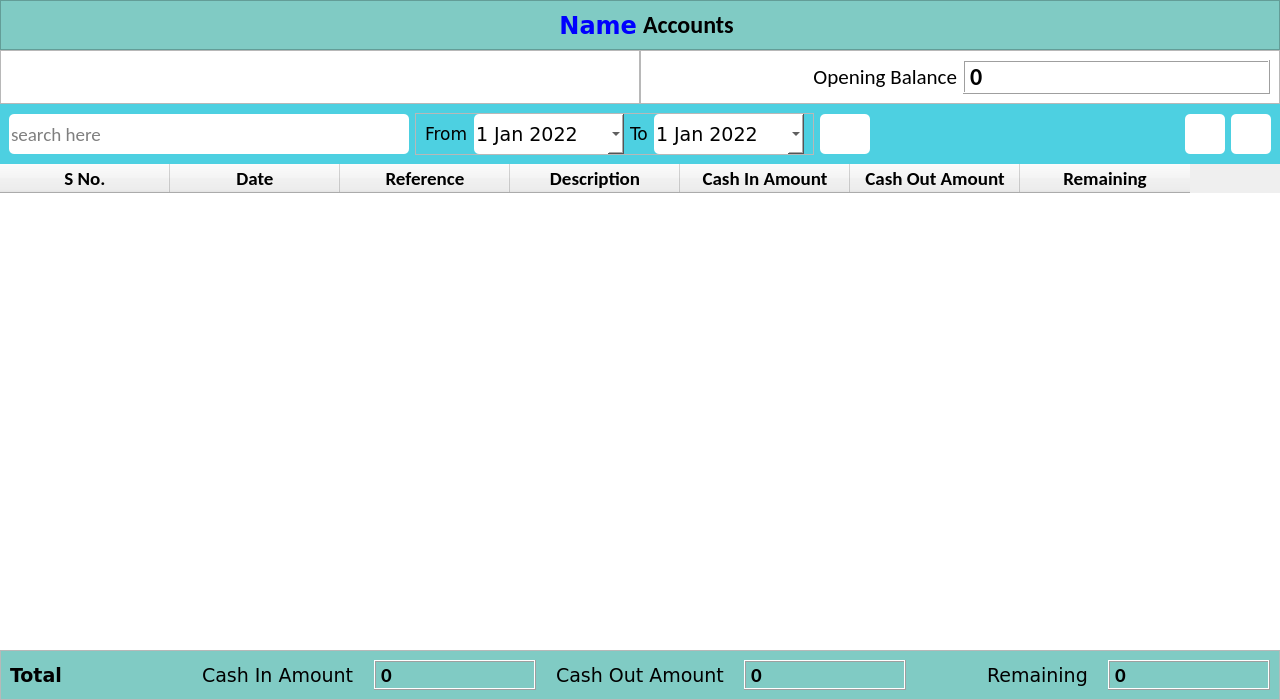
<?xml version="1.0" encoding="UTF-8"?>
<ui version="4.0">
 <class>AccountDetailsWindow</class>
 <widget class="QMainWindow" name="AccountDetailsWindow">
  <property name="geometry">
   <rect>
    <x>0</x>
    <y>0</y>
    <width>1280</width>
    <height>700</height>
   </rect>
  </property>
  <property name="windowTitle">
   <string>Account Details</string>
  </property>
  <property name="windowIcon">
   <iconset resource="../resources.qrc">
    <normaloff>:/icons/assets/icons/logo.png</normaloff>:/icons/assets/icons/logo.png</iconset>
  </property>
  <property name="iconSize">
   <size>
    <width>32</width>
    <height>32</height>
   </size>
  </property>
  <property name="tabShape">
   <enum>QTabWidget::Rounded</enum>
  </property>
  <widget class="QWidget" name="centralwidget">
   <property name="styleSheet">
    <string notr="true">#widget {
	background-color: #fff;
}
#header_frame, #bottom_widget {
	background-color: #80cbc4;
}

#lbl_account_name {
	background-color: #80cbc4;
	color: blue;
}

#lbl_accounts {
	background-color: #80cbc4;
}

#accounts_upper_widget {
	background-color: #4dd0e1;
}

QPushButton {
	background-color: #fff;
	border-radius: 5px;
}

QDateEdit {
	background-color: #fff;
	border-radius: 5px;
}

QLineEdit {
	background-color: #fff;
	border-radius: 5px;
}
</string>
   </property>
   <layout class="QVBoxLayout" name="verticalLayout">
    <property name="spacing">
     <number>0</number>
    </property>
    <property name="leftMargin">
     <number>0</number>
    </property>
    <property name="topMargin">
     <number>0</number>
    </property>
    <property name="rightMargin">
     <number>0</number>
    </property>
    <property name="bottomMargin">
     <number>0</number>
    </property>
    <item>
     <widget class="QFrame" name="header_frame">
      <property name="frameShape">
       <enum>QFrame::StyledPanel</enum>
      </property>
      <property name="frameShadow">
       <enum>QFrame::Raised</enum>
      </property>
      <layout class="QHBoxLayout" name="horizontalLayout_4">
       <item>
        <widget class="QLabel" name="lbl_account_name">
         <property name="font">
          <font>
           <family>Verdana</family>
           <pointsize>18</pointsize>
           <weight>75</weight>
           <bold>true</bold>
          </font>
         </property>
         <property name="text">
          <string>Name</string>
         </property>
         <property name="alignment">
          <set>Qt::AlignRight|Qt::AlignTrailing|Qt::AlignVCenter</set>
         </property>
        </widget>
       </item>
       <item>
        <widget class="QLabel" name="lbl_accounts">
         <property name="font">
          <font>
           <family>Calibri</family>
           <pointsize>18</pointsize>
           <weight>75</weight>
           <bold>true</bold>
          </font>
         </property>
         <property name="text">
          <string>Accounts</string>
         </property>
         <property name="alignment">
          <set>Qt::AlignLeading|Qt::AlignLeft|Qt::AlignVCenter</set>
         </property>
        </widget>
       </item>
      </layout>
     </widget>
    </item>
    <item>
     <widget class="QWidget" name="widget" native="true">
      <property name="layoutDirection">
       <enum>Qt::LeftToRight</enum>
      </property>
      <layout class="QHBoxLayout" name="horizontalLayout_3">
       <property name="spacing">
        <number>0</number>
       </property>
       <property name="leftMargin">
        <number>0</number>
       </property>
       <property name="topMargin">
        <number>0</number>
       </property>
       <property name="rightMargin">
        <number>0</number>
       </property>
       <property name="bottomMargin">
        <number>0</number>
       </property>
       <item>
        <widget class="QFrame" name="frame_2">
         <property name="frameShape">
          <enum>QFrame::StyledPanel</enum>
         </property>
         <property name="frameShadow">
          <enum>QFrame::Raised</enum>
         </property>
        </widget>
       </item>
       <item>
        <widget class="QFrame" name="frame">
         <property name="frameShape">
          <enum>QFrame::StyledPanel</enum>
         </property>
         <property name="frameShadow">
          <enum>QFrame::Raised</enum>
         </property>
         <layout class="QHBoxLayout" name="horizontalLayout_2">
          <item>
           <widget class="QLabel" name="label_3">
            <property name="font">
             <font>
              <family>Calibri</family>
              <pointsize>16</pointsize>
             </font>
            </property>
            <property name="text">
             <string>Opening Balance</string>
            </property>
            <property name="alignment">
             <set>Qt::AlignRight|Qt::AlignTrailing|Qt::AlignVCenter</set>
            </property>
           </widget>
          </item>
          <item>
           <widget class="QLabel" name="lbl_opening_balance">
            <property name="font">
             <font>
              <family>Calibri</family>
              <pointsize>18</pointsize>
              <weight>75</weight>
              <bold>true</bold>
             </font>
            </property>
            <property name="frameShape">
             <enum>QFrame::Box</enum>
            </property>
            <property name="frameShadow">
             <enum>QFrame::Raised</enum>
            </property>
            <property name="text">
             <string>0</string>
            </property>
           </widget>
          </item>
         </layout>
        </widget>
       </item>
      </layout>
     </widget>
    </item>
    <item>
     <widget class="QWidget" name="accounts_upper_widget" native="true">
      <layout class="QHBoxLayout" name="horizontalLayout">
       <item>
        <widget class="QLineEdit" name="txt_search">
         <property name="minimumSize">
          <size>
           <width>400</width>
           <height>40</height>
          </size>
         </property>
         <property name="maximumSize">
          <size>
           <width>400</width>
           <height>40</height>
          </size>
         </property>
         <property name="font">
          <font>
           <family>Calibri</family>
           <pointsize>14</pointsize>
          </font>
         </property>
         <property name="placeholderText">
          <string>search here</string>
         </property>
        </widget>
       </item>
       <item>
        <widget class="QFrame" name="frame_3">
         <property name="frameShape">
          <enum>QFrame::StyledPanel</enum>
         </property>
         <property name="frameShadow">
          <enum>QFrame::Raised</enum>
         </property>
         <layout class="QHBoxLayout" name="horizontalLayout_5">
          <property name="topMargin">
           <number>0</number>
          </property>
          <property name="bottomMargin">
           <number>0</number>
          </property>
          <item>
           <widget class="QLabel" name="lbl_from">
            <property name="font">
             <font>
              <family>Verdana</family>
              <pointsize>13</pointsize>
             </font>
            </property>
            <property name="text">
             <string>From</string>
            </property>
           </widget>
          </item>
          <item>
           <widget class="QDateEdit" name="from_date">
            <property name="minimumSize">
             <size>
              <width>150</width>
              <height>40</height>
             </size>
            </property>
            <property name="maximumSize">
             <size>
              <width>150</width>
              <height>40</height>
             </size>
            </property>
            <property name="font">
             <font>
              <family>Verdana</family>
              <pointsize>14</pointsize>
              <weight>50</weight>
              <bold>false</bold>
             </font>
            </property>
            <property name="dateTime">
             <datetime>
              <hour>0</hour>
              <minute>0</minute>
              <second>0</second>
              <year>2022</year>
              <month>1</month>
              <day>1</day>
             </datetime>
            </property>
            <property name="currentSection">
             <enum>QDateTimeEdit::DaySection</enum>
            </property>
            <property name="calendarPopup">
             <bool>true</bool>
            </property>
           </widget>
          </item>
          <item>
           <widget class="QLabel" name="lbl_to">
            <property name="font">
             <font>
              <family>Verdana</family>
              <pointsize>13</pointsize>
             </font>
            </property>
            <property name="text">
             <string>To</string>
            </property>
           </widget>
          </item>
          <item>
           <widget class="QDateEdit" name="to_date">
            <property name="minimumSize">
             <size>
              <width>150</width>
              <height>40</height>
             </size>
            </property>
            <property name="maximumSize">
             <size>
              <width>150</width>
              <height>40</height>
             </size>
            </property>
            <property name="font">
             <font>
              <family>Verdana</family>
              <pointsize>14</pointsize>
              <weight>50</weight>
              <bold>false</bold>
             </font>
            </property>
            <property name="dateTime">
             <datetime>
              <hour>0</hour>
              <minute>0</minute>
              <second>0</second>
              <year>2022</year>
              <month>1</month>
              <day>1</day>
             </datetime>
            </property>
            <property name="currentSection">
             <enum>QDateTimeEdit::DaySection</enum>
            </property>
            <property name="calendarPopup">
             <bool>true</bool>
            </property>
           </widget>
          </item>
         </layout>
        </widget>
       </item>
       <item>
        <widget class="QPushButton" name="btn_search">
         <property name="minimumSize">
          <size>
           <width>50</width>
           <height>40</height>
          </size>
         </property>
         <property name="maximumSize">
          <size>
           <width>50</width>
           <height>40</height>
          </size>
         </property>
         <property name="cursor">
          <cursorShape>OpenHandCursor</cursorShape>
         </property>
         <property name="text">
          <string/>
         </property>
         <property name="icon">
          <iconset resource="../resources.qrc">
           <normaloff>:/icons/assets/icons/search.png</normaloff>:/icons/assets/icons/search.png</iconset>
         </property>
         <property name="iconSize">
          <size>
           <width>32</width>
           <height>32</height>
          </size>
         </property>
        </widget>
       </item>
       <item alignment="Qt::AlignRight">
        <widget class="QPushButton" name="btn_print">
         <property name="minimumSize">
          <size>
           <width>40</width>
           <height>40</height>
          </size>
         </property>
         <property name="maximumSize">
          <size>
           <width>40</width>
           <height>40</height>
          </size>
         </property>
         <property name="cursor">
          <cursorShape>OpenHandCursor</cursorShape>
         </property>
         <property name="text">
          <string/>
         </property>
         <property name="icon">
          <iconset resource="../resources.qrc">
           <normaloff>:/icons/assets/icons/print.png</normaloff>:/icons/assets/icons/print.png</iconset>
         </property>
         <property name="iconSize">
          <size>
           <width>32</width>
           <height>32</height>
          </size>
         </property>
        </widget>
       </item>
       <item>
        <widget class="QPushButton" name="btn_refresh">
         <property name="minimumSize">
          <size>
           <width>40</width>
           <height>40</height>
          </size>
         </property>
         <property name="maximumSize">
          <size>
           <width>40</width>
           <height>40</height>
          </size>
         </property>
         <property name="cursor">
          <cursorShape>OpenHandCursor</cursorShape>
         </property>
         <property name="text">
          <string/>
         </property>
         <property name="icon">
          <iconset resource="../resources.qrc">
           <normaloff>:/icons/assets/icons/refresh.png</normaloff>:/icons/assets/icons/refresh.png</iconset>
         </property>
         <property name="iconSize">
          <size>
           <width>32</width>
           <height>32</height>
          </size>
         </property>
        </widget>
       </item>
      </layout>
     </widget>
    </item>
    <item>
     <widget class="QTableWidget" name="account_details_table">
      <property name="minimumSize">
       <size>
        <width>0</width>
        <height>0</height>
       </size>
      </property>
      <property name="font">
       <font>
        <family>Calibri</family>
        <pointsize>14</pointsize>
       </font>
      </property>
      <property name="layoutDirection">
       <enum>Qt::LeftToRight</enum>
      </property>
      <property name="autoFillBackground">
       <bool>false</bool>
      </property>
      <property name="frameShape">
       <enum>QFrame::NoFrame</enum>
      </property>
      <property name="midLineWidth">
       <number>0</number>
      </property>
      <property name="sizeAdjustPolicy">
       <enum>QAbstractScrollArea::AdjustToContents</enum>
      </property>
      <property name="editTriggers">
       <set>QAbstractItemView::NoEditTriggers</set>
      </property>
      <property name="alternatingRowColors">
       <bool>false</bool>
      </property>
      <property name="selectionMode">
       <enum>QAbstractItemView::SingleSelection</enum>
      </property>
      <property name="selectionBehavior">
       <enum>QAbstractItemView::SelectRows</enum>
      </property>
      <property name="sortingEnabled">
       <bool>true</bool>
      </property>
      <property name="cornerButtonEnabled">
       <bool>true</bool>
      </property>
      <property name="rowCount">
       <number>0</number>
      </property>
      <attribute name="horizontalHeaderVisible">
       <bool>true</bool>
      </attribute>
      <attribute name="horizontalHeaderCascadingSectionResizes">
       <bool>false</bool>
      </attribute>
      <attribute name="horizontalHeaderDefaultSectionSize">
       <number>170</number>
      </attribute>
      <attribute name="horizontalHeaderHighlightSections">
       <bool>true</bool>
      </attribute>
      <attribute name="horizontalHeaderMinimumSectionSize">
       <number>30</number>
      </attribute>
      <attribute name="horizontalHeaderShowSortIndicator" stdset="0">
       <bool>true</bool>
      </attribute>
      <attribute name="horizontalHeaderStretchLastSection">
       <bool>false</bool>
      </attribute>
      <attribute name="verticalHeaderVisible">
       <bool>true</bool>
      </attribute>
      <attribute name="verticalHeaderCascadingSectionResizes">
       <bool>false</bool>
      </attribute>
      <attribute name="verticalHeaderDefaultSectionSize">
       <number>35</number>
      </attribute>
      <attribute name="verticalHeaderMinimumSectionSize">
       <number>30</number>
      </attribute>
      <attribute name="verticalHeaderShowSortIndicator" stdset="0">
       <bool>true</bool>
      </attribute>
      <attribute name="verticalHeaderStretchLastSection">
       <bool>false</bool>
      </attribute>
      <column>
       <property name="text">
        <string>S No.</string>
       </property>
       <property name="font">
        <font>
         <family>Calibri</family>
         <pointsize>14</pointsize>
         <weight>75</weight>
         <bold>true</bold>
        </font>
       </property>
      </column>
      <column>
       <property name="text">
        <string>Date</string>
       </property>
       <property name="font">
        <font>
         <family>Calibri</family>
         <pointsize>14</pointsize>
         <weight>75</weight>
         <bold>true</bold>
        </font>
       </property>
      </column>
      <column>
       <property name="text">
        <string>Reference</string>
       </property>
       <property name="font">
        <font>
         <family>Calibri</family>
         <pointsize>14</pointsize>
         <weight>75</weight>
         <bold>true</bold>
        </font>
       </property>
      </column>
      <column>
       <property name="text">
        <string>Description</string>
       </property>
       <property name="font">
        <font>
         <family>Calibri</family>
         <pointsize>14</pointsize>
         <weight>75</weight>
         <bold>true</bold>
        </font>
       </property>
      </column>
      <column>
       <property name="text">
        <string>Cash In Amount</string>
       </property>
       <property name="font">
        <font>
         <family>Calibri</family>
         <pointsize>14</pointsize>
         <weight>75</weight>
         <bold>true</bold>
        </font>
       </property>
      </column>
      <column>
       <property name="text">
        <string>Cash Out Amount</string>
       </property>
       <property name="font">
        <font>
         <family>Calibri</family>
         <pointsize>14</pointsize>
         <weight>75</weight>
         <bold>true</bold>
        </font>
       </property>
       <property name="foreground">
        <brush brushstyle="SolidPattern">
         <color alpha="255">
          <red>0</red>
          <green>0</green>
          <blue>0</blue>
         </color>
        </brush>
       </property>
      </column>
      <column>
       <property name="text">
        <string>Remaining</string>
       </property>
       <property name="font">
        <font>
         <family>Calibri</family>
         <pointsize>14</pointsize>
         <weight>75</weight>
         <bold>true</bold>
        </font>
       </property>
      </column>
     </widget>
    </item>
    <item>
     <widget class="QWidget" name="bottom_widget" native="true">
      <layout class="QVBoxLayout" name="verticalLayout_3">
       <property name="spacing">
        <number>1</number>
       </property>
       <property name="leftMargin">
        <number>0</number>
       </property>
       <property name="topMargin">
        <number>0</number>
       </property>
       <property name="rightMargin">
        <number>0</number>
       </property>
       <property name="bottomMargin">
        <number>0</number>
       </property>
       <item>
        <widget class="QFrame" name="totals_frame">
         <property name="frameShape">
          <enum>QFrame::StyledPanel</enum>
         </property>
         <property name="frameShadow">
          <enum>QFrame::Raised</enum>
         </property>
         <layout class="QHBoxLayout" name="horizontalLayout_9">
          <property name="spacing">
           <number>20</number>
          </property>
          <item>
           <widget class="QLabel" name="label">
            <property name="font">
             <font>
              <family>Verdana</family>
              <pointsize>14</pointsize>
              <weight>75</weight>
              <bold>true</bold>
             </font>
            </property>
            <property name="text">
             <string>Total</string>
            </property>
           </widget>
          </item>
          <item alignment="Qt::AlignRight">
           <widget class="QLabel" name="label_6">
            <property name="font">
             <font>
              <family>Verdana</family>
              <pointsize>14</pointsize>
             </font>
            </property>
            <property name="text">
             <string>Cash In Amount</string>
            </property>
           </widget>
          </item>
          <item>
           <widget class="QLabel" name="lbl_total_cash_In">
            <property name="font">
             <font>
              <family>Calibri</family>
              <pointsize>16</pointsize>
              <weight>75</weight>
              <bold>true</bold>
             </font>
            </property>
            <property name="frameShape">
             <enum>QFrame::Box</enum>
            </property>
            <property name="frameShadow">
             <enum>QFrame::Raised</enum>
            </property>
            <property name="text">
             <string>0</string>
            </property>
           </widget>
          </item>
          <item alignment="Qt::AlignRight">
           <widget class="QLabel" name="label_5">
            <property name="font">
             <font>
              <family>Verdana</family>
              <pointsize>14</pointsize>
             </font>
            </property>
            <property name="text">
             <string>Cash Out Amount</string>
            </property>
           </widget>
          </item>
          <item>
           <widget class="QLabel" name="lbl_total_cash_out">
            <property name="font">
             <font>
              <family>Calibri</family>
              <pointsize>16</pointsize>
              <weight>75</weight>
              <bold>true</bold>
             </font>
            </property>
            <property name="frameShape">
             <enum>QFrame::Box</enum>
            </property>
            <property name="frameShadow">
             <enum>QFrame::Raised</enum>
            </property>
            <property name="text">
             <string>0</string>
            </property>
           </widget>
          </item>
          <item alignment="Qt::AlignRight">
           <widget class="QLabel" name="label_2">
            <property name="font">
             <font>
              <family>Verdana</family>
              <pointsize>14</pointsize>
             </font>
            </property>
            <property name="text">
             <string>Remaining</string>
            </property>
           </widget>
          </item>
          <item>
           <widget class="QLabel" name="lbl_remaining">
            <property name="font">
             <font>
              <family>Calibri</family>
              <pointsize>16</pointsize>
              <weight>75</weight>
              <bold>true</bold>
             </font>
            </property>
            <property name="frameShape">
             <enum>QFrame::Box</enum>
            </property>
            <property name="frameShadow">
             <enum>QFrame::Raised</enum>
            </property>
            <property name="text">
             <string>0</string>
            </property>
           </widget>
          </item>
         </layout>
        </widget>
       </item>
      </layout>
     </widget>
    </item>
   </layout>
  </widget>
 </widget>
 <resources>
  <include location="../resources.qrc"/>
 </resources>
 <connections/>
</ui>
